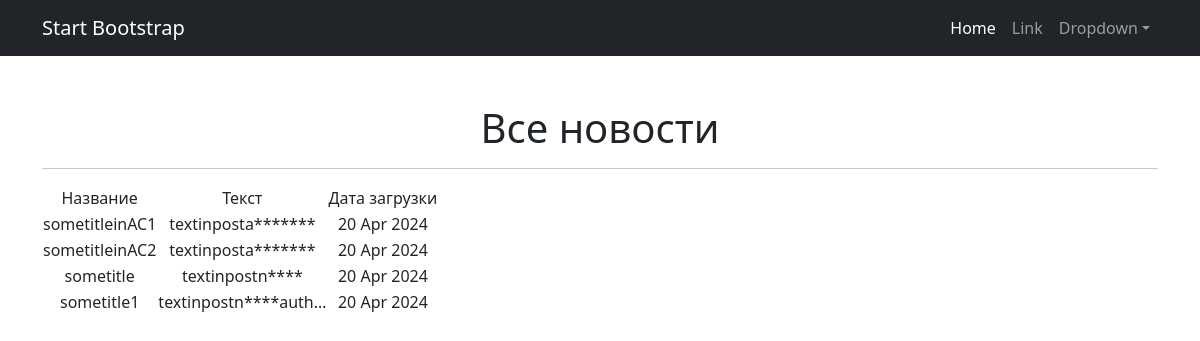
The page /news/ on the database as committed earlier.
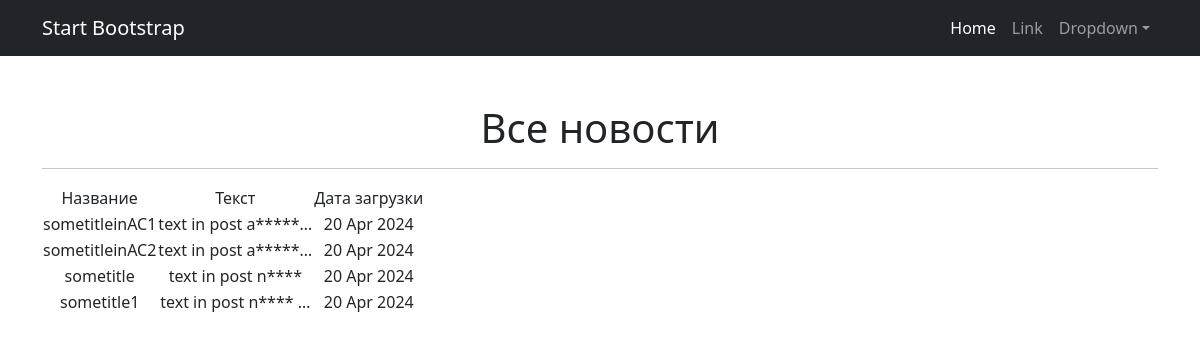
The same page on the database as committed later.
### news/models.py (models this page shows, shortened)
class Post(models.Model):
    autor = models.ForeignKey(Author, on_delete=models.CASCADE)
    news = 'NW'
    article = "AC"
    NamePost = [
        (news, 'новость'),
        (article, 'статья')
    ]
    namePost = models.CharField(max_length=2, choices=NamePost, default='NW')
    timeCreate = models.DateTimeField(auto_now_add=True)
    postCategory = models.ManyToManyField(Category, through="PostCategory")
    heading = models.CharField(max_length=128)
    textPost = models.TextField()
    rating = models.IntegerField(default=0)

### news/views.py (the view)
# urls.py: path('', NewsList.as_view()),
class NewsList(ListView):
    model = Post
    ordering = 'namePost'
    template_name = "Posts.html"
    context_object_name = 'Posts'

### news/templatetags/сustom_filters.py (called while the page is built)
@register.filter()
def censor(value):
    for word in censored_words:
        value = value.replace(word[1:], '*' * len(word))
    return value

### templates/Posts.html (shortened to what this page needs)
{% extends 'flatpages/default.html' %}
{% load сustom_filters %}
{% block content %}
   <h1>Все новости</h1>
   <hr>
   {% if Posts %}
       <table>
           <tr>
               <td>Название</td>
               <td>Текст</td>
               <td>Дата загрузки</td>
           </tr>
           {% for Post in Posts %}
           <tr>
               <td>{{ Post.heading|censor }}</td>
               <td>{{ Post.textPost|censor|truncatechars:20  }}</td>
               <td>{{ Post.timeCreate|date:'d M Y' }}</td>
           </tr>
           {% endfor %}
       </table>
   {% else %}
       <h2>Новостей нет!</h2>!
   {% endif %}
{% endblock content %}

### templates/flatpages/default.html (shortened to what this page needs)
<!DOCTYPE html>
<html lang="en">
    <head>
        {% load static%}
        <link href="{% static 'css/styles.css'%}" rel="stylesheet" />
    </head>
    <body>
        <nav class="navbar navbar-expand-lg navbar-dark bg-dark">
            <div class="container">
                <a class="navbar-brand" href="#">Start Bootstrap</a>
                <div class="collapse navbar-collapse" id="navbarSupportedContent">
                    <ul class="navbar-nav ms-auto mb-2 mb-lg-0">
                        <li class="nav-item"><a class="nav-link active" aria-current="page" href="#">Home</a></li>
                        <li class="nav-item"><a class="nav-link" href="#">Link</a></li>
                        <li class="nav-item dropdown">
                            <a class="nav-link dropdown-toggle" id="navbarDropdown" href="#" role="button" data-bs-toggle="dropdown" aria-expanded="false">Dropdown</a>
                        </li>
                    </ul>
                </div>
            </div>
        </nav>
        <div class="container">
            <div class="text-center mt-5">
                {% block content %}
                {% endblock content %}
            </div>
        </div>
    </body>
</html>

Rows that differ between the two databases and show on the page:
changed Post "sometitleinAC1": textPost|censor "textinposta*******" → "text in post a*****…"
changed Post "sometitleinAC2": textPost|censor "textinposta*******" → "text in post a*****…"
changed Post "sometitle": textPost|censor "textinpostn****" → "text in post n****"
changed Post "sometitle1": textPost|censor "textinpostn****auth…" → "text in post n**** …"
